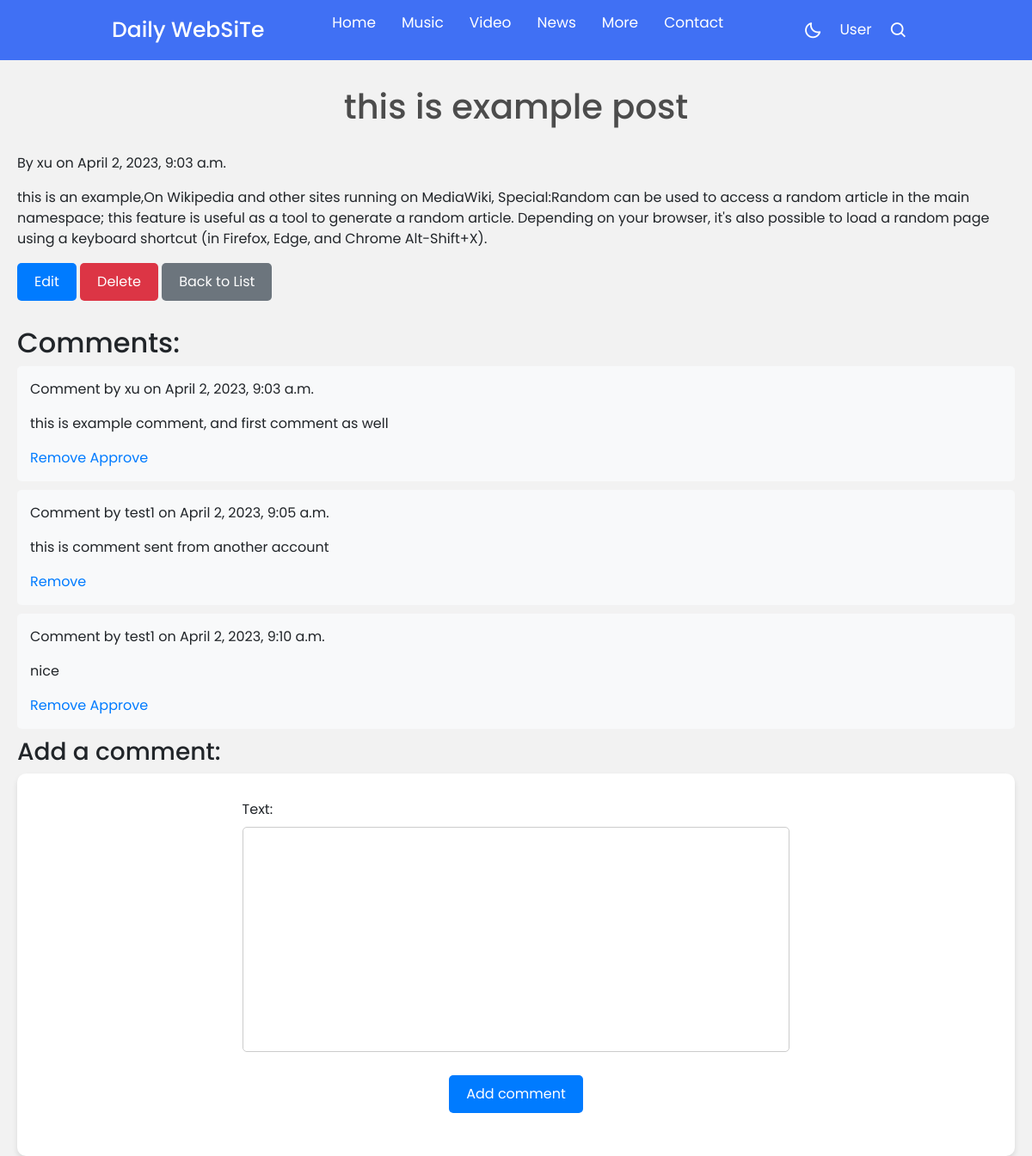
Page /blog/1/ (signed in) on the committed database.
### blog/models.py (models this page shows, shortened)
class Post(models.Model):
    title = models.CharField(max_length=200)
    content = models.TextField()
    author = models.ForeignKey(User, on_delete=models.CASCADE)
    created_at = models.DateTimeField(auto_now_add=True)
    updated_at = models.DateTimeField(auto_now=True)

class Comment(models.Model):
    post = models.ForeignKey('blog.Post', on_delete=models.CASCADE, related_name='comments')
    author = models.ForeignKey(User, on_delete=models.CASCADE)
    text = models.TextField()
    created_date = models.DateTimeField(default=timezone.now)
    approved_comment = models.BooleanField(default=False)

### blog/views.py (the view)
# urls.py: path('<int:pk>/', views.view_post, name='view_post'),
@login_required
def view_post(request, pk):
    post = get_object_or_404(Post, pk=pk)
    comments = post.comments.filter(approved_comment=True)
    if request.method == 'POST':
        form = CommentForm(request.POST)
        if form.is_valid():
            comment = form.save(commit=False)
            comment.post = post
            comment.author = request.user
            comment.save()
            return redirect('blog:view_post', pk=post.pk)
    else:
        form = CommentForm()
    return render(request, 'blog/view_post.html', {'post': post, 'comments': comments, 'comment_form': form})

### blog/forms.py
class CommentForm(forms.ModelForm):
    class Meta:
        model = Comment
        fields = ('text',)

### temp/blog/view_post.html (shortened to what this page needs)
{% extends 'STY.html' %}
{% load static %}
{% block content %}
<link rel="stylesheet" href="{% static 'blog_styles.css' %}">
<div style="margin-top: 80px;">
    <h1>{{ post.title }}</h1>
    <p>By {{ post.author }} on {{ post.created_at }}</p>
    <p>{{ post.content }}</p>
    {% if request.user == post.author %}
        <a href="{% url 'blog:edit_post' pk=post.pk %}" class="btn">Edit</a>
        <a href="{% url 'blog:delete_post' pk=post.pk %}" class="btn btn-danger">Delete</a>
    {% endif %}
    <a href="{% url 'blog:list_posts' %}" class="btn btn-secondary">Back to List</a>
    <h2>Comments:</h2>
    {% for comment in post.comments.all %}
        <div class="comment">
            <p>Comment by {{ comment.author }} on {{ comment.created_date }}</p>
            <p>{{ comment.text }}</p>
            {% if request.user == post.author or request.user == comment.author %}
                <a href="{% url 'blog:comment_remove' pk=comment.pk %}">Remove</a>
                {% if not comment.approved_comment %}
                    <a href="{% url 'blog:comment_approve' pk=comment.pk %}">Approve</a>
                {% endif %}
            {% endif %}
        </div>
    {% empty %}
        <p>No comments yet.</p>
    {% endfor %}
    <h3>Add a comment:</h3>
    <form method="post" class="comment-form">
        {{ comment_form.as_p }}
        <button type="submit" class="btn">Add comment</button>
    </form>
</div>
{% endblock content %}

### static/style.css (style rules this page uses)
* { margin: 0; padding: 0; box-sizing: border-box; font-family: 'Poppins', sans-serif; }
:root { --body-color: #E4E9F7; --nav-color: #4070F4; --side-nav: #010718; --text-color: #FFF; --search-bar: #F2F2F2; --search-text: #010718; --ligthForother-nav: #0090FF; }
body { height: 100vh; background-color: var(--body-color); }

### static/index_front_page/Hstyle.css (style rules this page uses)
* { margin: 0; padding: 0; box-sizing: border-box; font-family: "Poppins", sans-serif; }

### static/blog_styles.css (style rules this page uses)
body { font-family: Arial, sans-serif; background-color: #f2f2f2; padding: 20px; margin: 0; }
h1 { text-align: center; color: #4c4c4c; margin-bottom: 30px; }
.btn { display: inline-block; padding: 10px 20px; background-color: #007BFF; color: white; border: none; border-radius: 5px; cursor: pointer; font-size: 16px; text-decoration: none; margin-bottom: 30px; }
.btn-secondary { background-color: #6c757d; }
form { background-color: white; border-radius: 10px; padding: 20px; margin-bottom: 20px; box-shadow: 0 4px 6px rgba(0, 0, 0, 0.1); display: flex; flex-direction: column; align-items: center; flex-wrap: wrap; }
form textarea { width: 100%; padding: 10px; margin-bottom: 10px; border: 1px solid #ccc; border-radius: 5px; box-sizing: border-box; resize: none; }
form p { margin: 10px 0; }
.comment { background-color: #f8f9fa; border-radius: 5px; padding: 15px; margin-bottom: 10px; }
.comment-form { background-color: white; border-radius: 10px; padding: 20px; margin-bottom: 20px; box-shadow: 0 4px 6px rgba(0, 0, 0, 0.1); }
.comment-form p { margin: 10px 0; }
.btn-danger { background-color: #dc3545; }

### rows in the picture
Post: title "this is example post", author "xu", created_at "April 2, 2023, 9:03 a.m.", content "this is an example,On Wikipedia and other sites running on MediaWiki, Special:Random can be used to access a random article in the main namespace; this feature is useful as a tool to generate a random article. Depending on your browser, it's also possible to load a random page using a keyboard shortcut (in Firefox, Edge, and Chrome Alt-Shift+X)."
Comment: author "xu", created_date "April 2, 2023, 9:03 a.m.", text "this is example comment, and first comment as well", approved_comment "Approve"
Comment: author "test1", created_date "April 2, 2023, 9:05 a.m.", text "this is comment sent from another account"
Comment: author "test1", created_date "April 2, 2023, 9:10 a.m.", text "nice", approved_comment "Approve"
